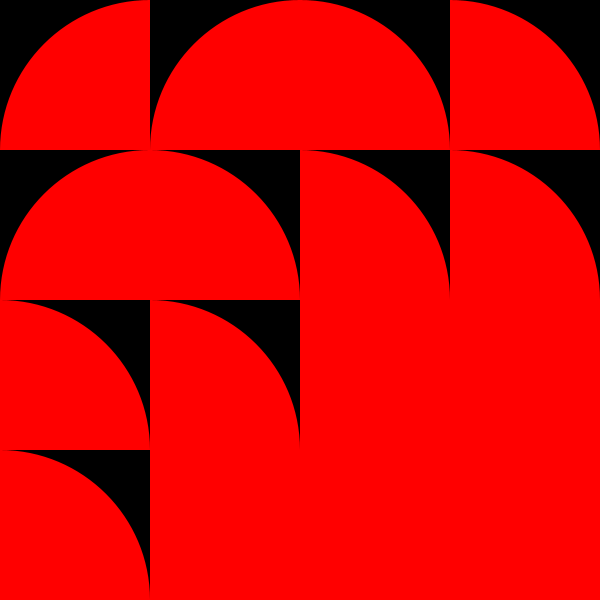
Frame 1 (no input)
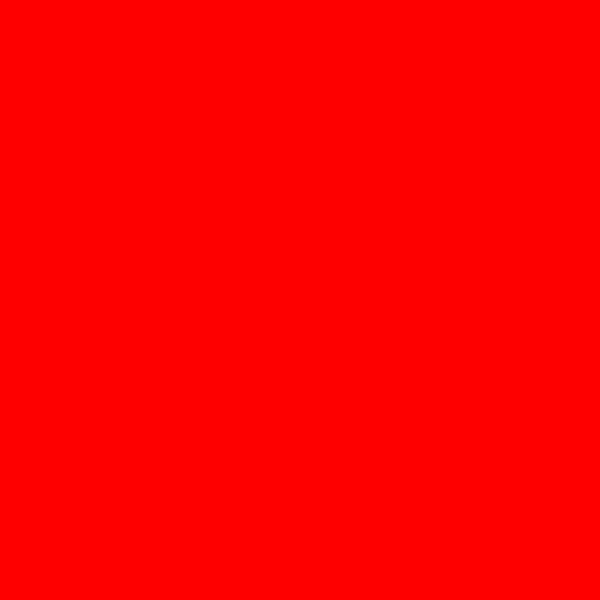
Frame 60 (the mouse pressed at the canvas centre just before this capture)
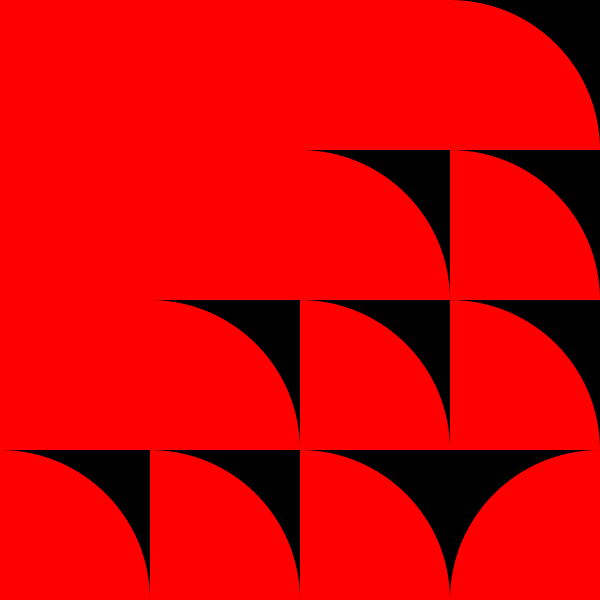
Frame 120 (the mouse held since frame 60 and released just before this capture)

The Processing sketch that drew these frames (run headless with seeded random() and noise(); from frame 60 on, the mouse is pressed at the canvas centre):

// Processing sketch: build
// ── build.pde
/*
 * flexible visual system: grid of arcs
 */

color bg = #000000;
color fg = #ff0000;

void setup() {
  size(600, 600);
}

void draw() {
  background(bg);
  fill(fg);
  noStroke();

  float tilesX = 4;
  float tilesY = tilesX;

  float tileW = width / tilesX;
  float tileH = height / tilesY;

  for (int x = 0; x < tilesX; x++) {
    for (int y = 0; y < tilesY; y++) {
      // if (x % 3 == 0) {
      //   fill(fg);
      // } else {
      //   fill(bg);
      // }

      float posX = tileW * x;
      float posY = tileH * y;

      float wave = sin(radians(frameCount + x * 8 + y * 10));
      float mappedWave = map(wave, -1, 1, 0, 5);
      int selector = int(mappedWave);

      pushMatrix();
      translate(posX, posY);
      if (selector == 0) {
        arc(0, 0, tileW*2, tileH*2, radians(0), radians(90));
      } else if (selector == 1) {
        arc(tileW, 0, tileW*2, tileH*2, radians(90), radians(180));
      } else if (selector == 2) {
        arc(tileW, tileH, tileW*2, tileH*2, radians(180), radians(270));
      } else if (selector == 3) {
        arc(0, tileH, tileW*2, tileH*2, radians(270), radians(360));
      } else {
        rect(0, 0, tileW, tileH);
      }
      popMatrix();
    }
  }
}
